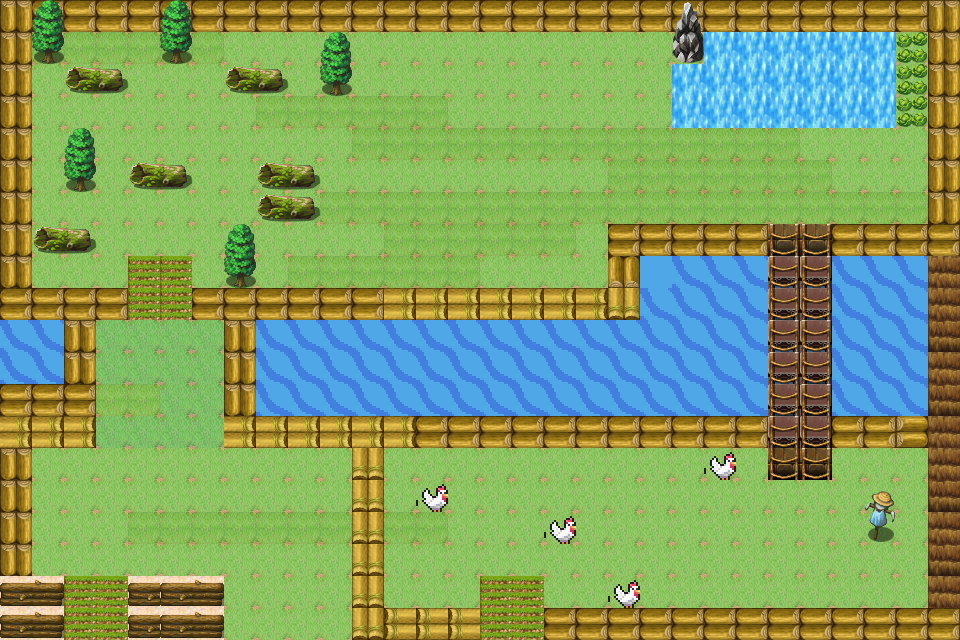

Below is a game level as drawn by its tile map, then a one-line description and the .tmx that defines it (tile-layer data replaced by summaries):
An orthogonal 30x20 tile map with 32x32 px tiles, 10 tile layers (floor, river, grass, block2, ...), 3 tilesets and 6 objects (start, terrain1, terrain2, terrain3, terrain4, ...).

<map version="1.10" tiledversion="1.10.2" orientation="orthogonal" renderorder="right-down" width="30" height="20" tilewidth="32" tileheight="32" infinite="0" nextlayerid="15" nextobjectid="10">
 <editorsettings>
  <export target="level2.tmj" format="json" />
 </editorsettings>
 <tileset firstgid="1" name="farm" tilewidth="32" tileheight="32" tilecount="2016" columns="32">
  <image source="farm.png" width="1024" height="2016" />
 </tileset>
 <tileset firstgid="2017" name="Free Sprites 2x" tilewidth="32" tileheight="32" tilecount="30" columns="6">
  <image source="Free Sprites 2x.png" width="216" height="180" />
 </tileset>
 <tileset firstgid="2047" name="village32x32" tilewidth="32" tileheight="32" tilecount="855" columns="19">
  <image source="village32x32.png" width="608" height="1440" />
 </tileset>
 <layer id="1" name="floor" width="30" height="20">
  <data>[600 cells, 600 non-empty, 3 distinct tile ids]</data>
 </layer>
 <layer id="9" name="river" width="30" height="20">
  <data>[600 cells, 230 non-empty, 3 distinct tile ids]</data>
 </layer>
 <layer id="4" name="grass" width="30" height="20" opacity="0.91">
  <data>[600 cells, 430 non-empty, 2 distinct tile ids]</data>
 </layer>
 <layer id="13" name="block2" width="30" height="20">
  <data>[600 cells, 51 non-empty, 1 distinct tile ids]</data>
 </layer>
 <layer id="3" name="trees" width="30" height="20">
  <data>[600 cells, 10 non-empty, 2 distinct tile ids]</data>
 </layer>
 <layer id="11" name="block" width="30" height="20">
  <data>[600 cells, 12 non-empty, 2 distinct tile ids]</data>
 </layer>
 <layer id="10" name="brown2" width="30" height="20">
  <data>[600 cells, 10 non-empty, 1 distinct tile ids]</data>
 </layer>
 <layer id="5" name="staircase" width="30" height="20">
  <data>[600 cells, 28 non-empty, 4 distinct tile ids]</data>
 </layer>
 <layer id="6" name="brown" width="30" height="20">
  <data>[600 cells, 126 non-empty, 12 distinct tile ids]</data>
 </layer>
 <layer id="7" name="animals" width="30" height="20">
  <data>[600 cells, 5 non-empty, 2 distinct tile ids]</data>
 </layer>
 <objectgroup id="12" name="ObjectLayer">
  <object id="1" name="start" x="93" y="615">
   <point />
  </object>
 </objectgroup>
 <objectgroup id="14" name="ObjectLayer2">
  <object id="3" name="terrain1" x="46.6667" y="528.667">
   <point />
  </object>
  <object id="4" name="terrain2" x="402.667" y="566.667">
   <point />
  </object>
  <object id="6" name="terrain3" x="560" y="56.6667">
   <point />
  </object>
  <object id="8" name="terrain4" x="145.333" y="126.667">
   <point />
  </object>
  <object id="9" name="terrain5" x="431.333" y="272.667">
   <point />
  </object>
 </objectgroup>
</map>
